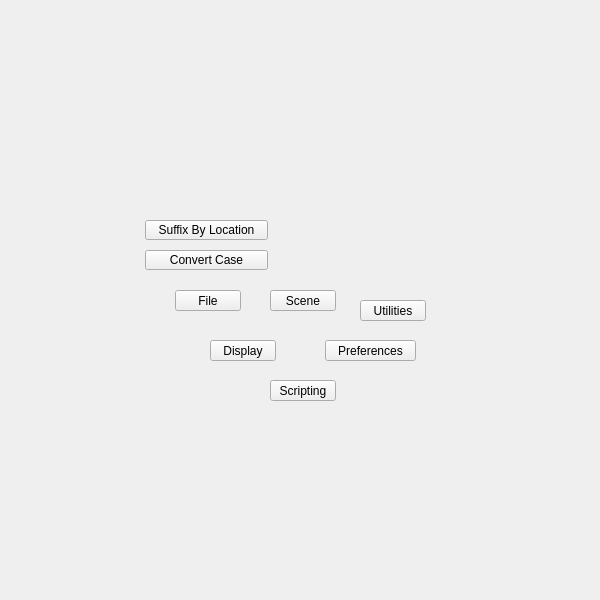
<?xml version="1.0" encoding="UTF-8"?>
<ui version="4.0">
 <class>QtUi</class>
 <widget class="QMainWindow" name="QtUi">
  <property name="enabled">
   <bool>true</bool>
  </property>
  <property name="geometry">
   <rect>
    <x>0</x>
    <y>0</y>
    <width>600</width>
    <height>600</height>
   </rect>
  </property>
  <property name="sizePolicy">
   <sizepolicy hsizetype="Ignored" vsizetype="Ignored">
    <horstretch>0</horstretch>
    <verstretch>0</verstretch>
   </sizepolicy>
  </property>
  <property name="minimumSize">
   <size>
    <width>0</width>
    <height>0</height>
   </size>
  </property>
  <property name="maximumSize">
   <size>
    <width>600</width>
    <height>600</height>
   </size>
  </property>
  <property name="cursor">
   <cursorShape>ArrowCursor</cursorShape>
  </property>
  <property name="windowTitle">
   <string>Toolkit</string>
  </property>
  <property name="whatsThis">
   <string>main</string>
  </property>
  <property name="toolButtonStyle">
   <enum>Qt::ToolButtonIconOnly</enum>
  </property>
  <property name="tabShape">
   <enum>QTabWidget::Triangular</enum>
  </property>
  <property name="dockNestingEnabled">
   <bool>true</bool>
  </property>
  <property name="dockOptions">
   <set>QMainWindow::AllowNestedDocks|QMainWindow::AllowTabbedDocks|QMainWindow::AnimatedDocks|QMainWindow::ForceTabbedDocks</set>
  </property>
  <widget class="QWidget" name="main_widget_transparent">
   <property name="sizePolicy">
    <sizepolicy hsizetype="Ignored" vsizetype="Ignored">
     <horstretch>0</horstretch>
     <verstretch>0</verstretch>
    </sizepolicy>
   </property>
   <widget class="QPushButton" name="i017">
    <property name="geometry">
     <rect>
      <x>175</x>
      <y>290</y>
      <width>66</width>
      <height>21</height>
     </rect>
    </property>
    <property name="minimumSize">
     <size>
      <width>0</width>
      <height>21</height>
     </size>
    </property>
    <property name="maximumSize">
     <size>
      <width>16777215</width>
      <height>21</height>
     </size>
    </property>
    <property name="toolTip">
     <string/>
    </property>
    <property name="whatsThis">
     <string>file</string>
    </property>
    <property name="text">
     <string>File</string>
    </property>
   </widget>
   <widget class="QPushButton" name="i032">
    <property name="geometry">
     <rect>
      <x>210</x>
      <y>340</y>
      <width>66</width>
      <height>21</height>
     </rect>
    </property>
    <property name="minimumSize">
     <size>
      <width>0</width>
      <height>21</height>
     </size>
    </property>
    <property name="maximumSize">
     <size>
      <width>16777215</width>
      <height>21</height>
     </size>
    </property>
    <property name="whatsThis">
     <string>display</string>
    </property>
    <property name="text">
     <string>Display</string>
    </property>
   </widget>
   <widget class="QPushButton" name="i003">
    <property name="geometry">
     <rect>
      <x>270</x>
      <y>290</y>
      <width>66</width>
      <height>21</height>
     </rect>
    </property>
    <property name="minimumSize">
     <size>
      <width>0</width>
      <height>21</height>
     </size>
    </property>
    <property name="maximumSize">
     <size>
      <width>16777215</width>
      <height>21</height>
     </size>
    </property>
    <property name="whatsThis">
     <string>scene</string>
    </property>
    <property name="text">
     <string>Scene</string>
    </property>
   </widget>
   <widget class="QPushButton" name="i022">
    <property name="geometry">
     <rect>
      <x>325</x>
      <y>340</y>
      <width>91</width>
      <height>21</height>
     </rect>
    </property>
    <property name="minimumSize">
     <size>
      <width>0</width>
      <height>21</height>
     </size>
    </property>
    <property name="maximumSize">
     <size>
      <width>999</width>
      <height>21</height>
     </size>
    </property>
    <property name="toolTip">
     <string>Preferences</string>
    </property>
    <property name="whatsThis">
     <string>preferences</string>
    </property>
    <property name="text">
     <string>Preferences</string>
    </property>
   </widget>
   <widget class="QPushButton" name="i023">
    <property name="geometry">
     <rect>
      <x>270</x>
      <y>380</y>
      <width>66</width>
      <height>21</height>
     </rect>
    </property>
    <property name="minimumSize">
     <size>
      <width>0</width>
      <height>21</height>
     </size>
    </property>
    <property name="maximumSize">
     <size>
      <width>16777215</width>
      <height>21</height>
     </size>
    </property>
    <property name="whatsThis">
     <string>scripting</string>
    </property>
    <property name="text">
     <string>Scripting</string>
    </property>
   </widget>
   <widget class="QPushButton" name="i020">
    <property name="geometry">
     <rect>
      <x>360</x>
      <y>300</y>
      <width>66</width>
      <height>21</height>
     </rect>
    </property>
    <property name="minimumSize">
     <size>
      <width>0</width>
      <height>21</height>
     </size>
    </property>
    <property name="maximumSize">
     <size>
      <width>16777215</width>
      <height>21</height>
     </size>
    </property>
    <property name="cursor">
     <cursorShape>IBeamCursor</cursorShape>
    </property>
    <property name="whatsThis">
     <string>utilities</string>
    </property>
    <property name="text">
     <string>Utilities</string>
    </property>
   </widget>
   <widget class="PushButton" name="tb000">
    <property name="enabled">
     <bool>true</bool>
    </property>
    <property name="geometry">
     <rect>
      <x>145</x>
      <y>250</y>
      <width>123</width>
      <height>20</height>
     </rect>
    </property>
    <property name="minimumSize">
     <size>
      <width>0</width>
      <height>20</height>
     </size>
    </property>
    <property name="maximumSize">
     <size>
      <width>999</width>
      <height>20</height>
     </size>
    </property>
    <property name="toolTip">
     <string>&lt;html&gt;&lt;head/&gt;&lt;body&gt;&lt;p&gt;Convert the case of scene object names.&lt;/p&gt;&lt;p&gt;If nothing is selected all scene objects will be renamed.&lt;/p&gt;&lt;/body&gt;&lt;/html&gt;</string>
    </property>
    <property name="text">
     <string>Convert Case</string>
    </property>
    <property name="iconSize">
     <size>
      <width>18</width>
      <height>18</height>
     </size>
    </property>
   </widget>
   <widget class="PushButton" name="tb001">
    <property name="enabled">
     <bool>true</bool>
    </property>
    <property name="geometry">
     <rect>
      <x>145</x>
      <y>220</y>
      <width>123</width>
      <height>20</height>
     </rect>
    </property>
    <property name="minimumSize">
     <size>
      <width>0</width>
      <height>20</height>
     </size>
    </property>
    <property name="maximumSize">
     <size>
      <width>999</width>
      <height>20</height>
     </size>
    </property>
    <property name="toolTip">
     <string>Rename objects with a suffix defined by its location from origin.</string>
    </property>
    <property name="text">
     <string>Suffix By Location</string>
    </property>
    <property name="iconSize">
     <size>
      <width>18</width>
      <height>18</height>
     </size>
    </property>
   </widget>
  </widget>
 </widget>
 <customwidgets>
  <customwidget>
   <class>PushButton</class>
   <extends>QPushButton</extends>
   <header>widgets.pushbutton.h</header>
  </customwidget>
 </customwidgets>
 <resources/>
 <connections/>
 <designerdata>
  <property name="gridDeltaX">
   <number>5</number>
  </property>
  <property name="gridDeltaY">
   <number>10</number>
  </property>
  <property name="gridSnapX">
   <bool>true</bool>
  </property>
  <property name="gridSnapY">
   <bool>true</bool>
  </property>
  <property name="gridVisible">
   <bool>true</bool>
  </property>
 </designerdata>
</ui>
